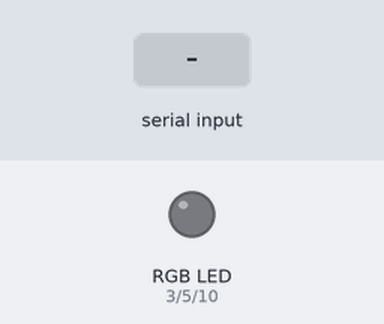
A sketch run on a simulated Arduino Uno, built with avr-gcc and run on an emulated ATmega328P. On the bench: an RGB LED mixed from three pins (HIGH = lit). The test bench sets the inputs (shaded band). What the sketch prints to the serial monitor is not drawn.

Above: at 1.2 s.
1.3 s: byte 30 received over Serial
At 2.1 s:
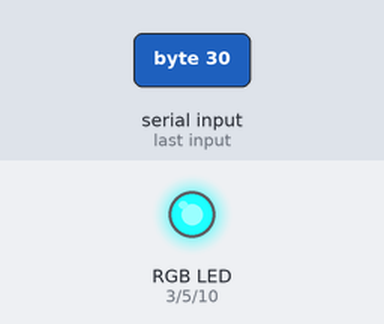
2.8 s: byte 90 received over Serial
At 3.3 s:
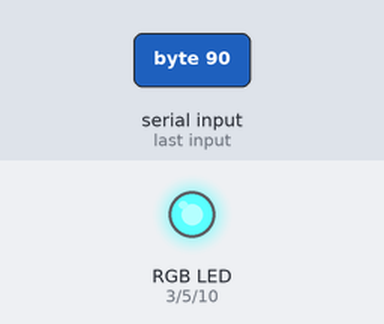
4.3 s: byte 120 received over Serial
At 5.6 s:
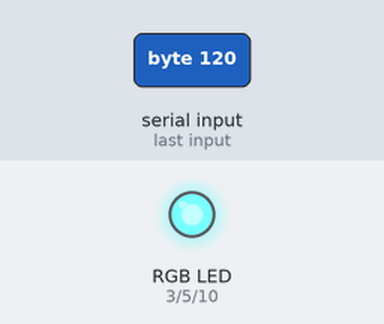
Timing chart, 0 to 7.3 s (numbered marks = the images above; inputs shaded):
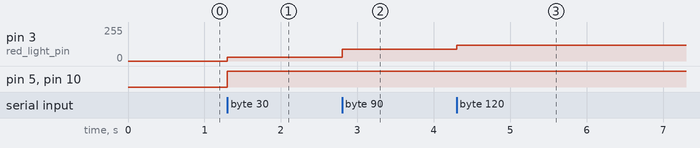

The sketch:

eyedropper.ino
```cpp
int red_light_pin = 3;
int green_light_pin = 5;
int blue_light_pin = 10;
void setup()
{
  pinMode(red_light_pin, OUTPUT);
  pinMode(green_light_pin, OUTPUT);
  pinMode(blue_light_pin, OUTPUT);

  Serial.begin(9600);
  while (!Serial)
    ;
}

void loop()
{
  if (Serial.available())
  {
    byte red = Serial.read();
    byte green = Serial.read();
    byte blue = Serial.read();
    RGB_color(red, green, blue);
  }
}

void RGB_color(byte red_light_value, byte green_light_value, byte blue_light_value)
{
  analogWrite(red_light_pin, red_light_value);
  analogWrite(green_light_pin, green_light_value);
  analogWrite(blue_light_pin, blue_light_value);

  Serial.write(red_light_value);
  Serial.write(green_light_value);
  Serial.write(blue_light_value);
}
```

Measured:
- after the input at 1.3 s, pin 3 (red_light_pin): 0/255 → 30/255 at once; pin 5 (green_light_pin), pin 10 (blue_light_pin): LOW → HIGH at once
- after the input at 2.8 s, pin 3 (red_light_pin): 30/255 → 90/255 at once
- after the input at 4.3 s, pin 3 (red_light_pin): 90/255 → 120/255 at once
